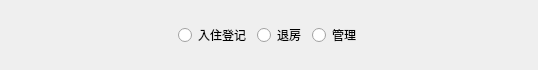
<?xml version="1.0" encoding="UTF-8"?>
<ui version="4.0">
 <class>HeadMenu</class>
 <widget class="QWidget" name="HeadMenu">
  <property name="geometry">
   <rect>
    <x>0</x>
    <y>0</y>
    <width>538</width>
    <height>70</height>
   </rect>
  </property>
  <property name="windowTitle">
   <string>HeadMenu</string>
  </property>
  <layout class="QHBoxLayout" name="horizontalLayout_2">
   <item>
    <spacer name="horizontalSpacer">
     <property name="orientation">
      <enum>Qt::Horizontal</enum>
     </property>
     <property name="sizeHint" stdset="0">
      <size>
       <width>113</width>
       <height>20</height>
      </size>
     </property>
    </spacer>
   </item>
   <item>
    <layout class="QHBoxLayout" name="horizontalLayout">
     <item>
      <widget class="QRadioButton" name="inPartBtn">
       <property name="text">
        <string>入住登记</string>
       </property>
      </widget>
     </item>
     <item>
      <widget class="QRadioButton" name="outPartBtn">
       <property name="text">
        <string>退房</string>
       </property>
      </widget>
     </item>
     <item>
      <widget class="QRadioButton" name="bossPartBtn">
       <property name="text">
        <string>管理</string>
       </property>
      </widget>
     </item>
    </layout>
   </item>
   <item>
    <spacer name="horizontalSpacer_2">
     <property name="orientation">
      <enum>Qt::Horizontal</enum>
     </property>
     <property name="sizeHint" stdset="0">
      <size>
       <width>112</width>
       <height>20</height>
      </size>
     </property>
    </spacer>
   </item>
  </layout>
 </widget>
 <layoutdefault spacing="6" margin="11"/>
 <resources/>
 <connections/>
</ui>
